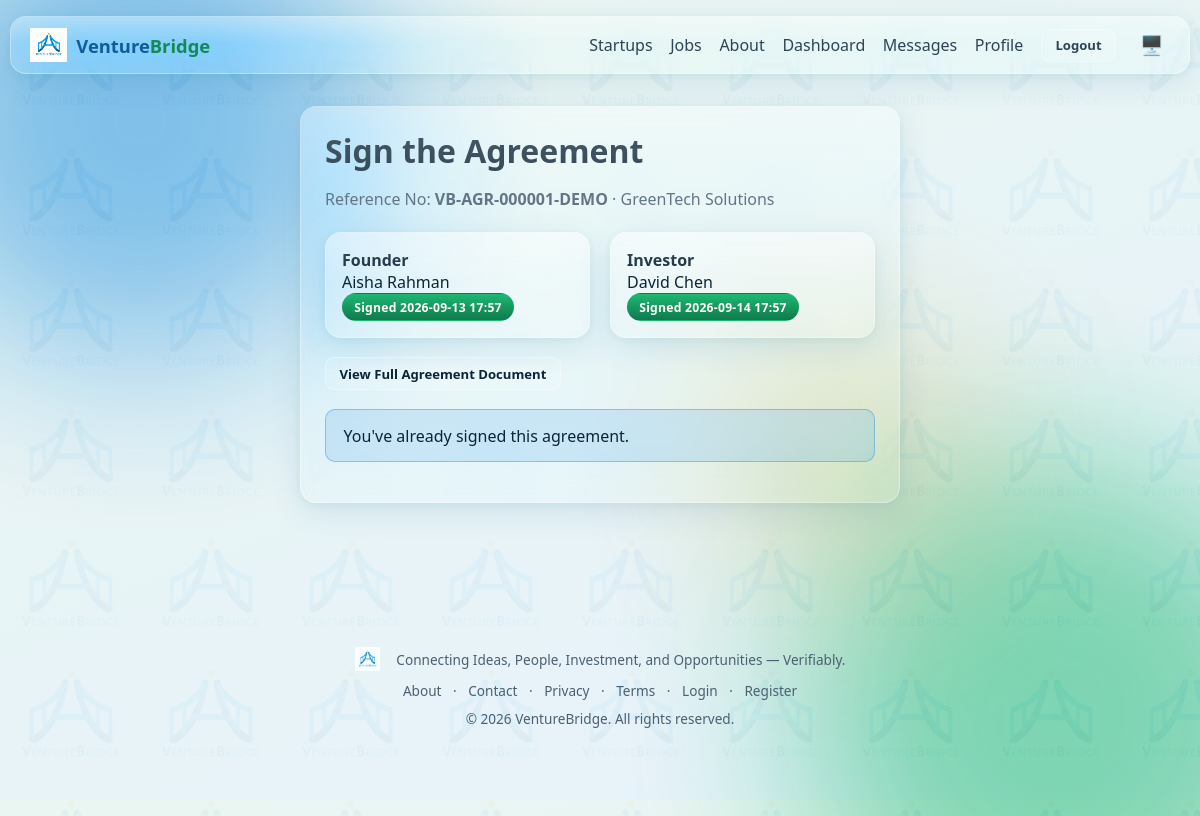
The app's page /investment/1/sign (signed in), older data.
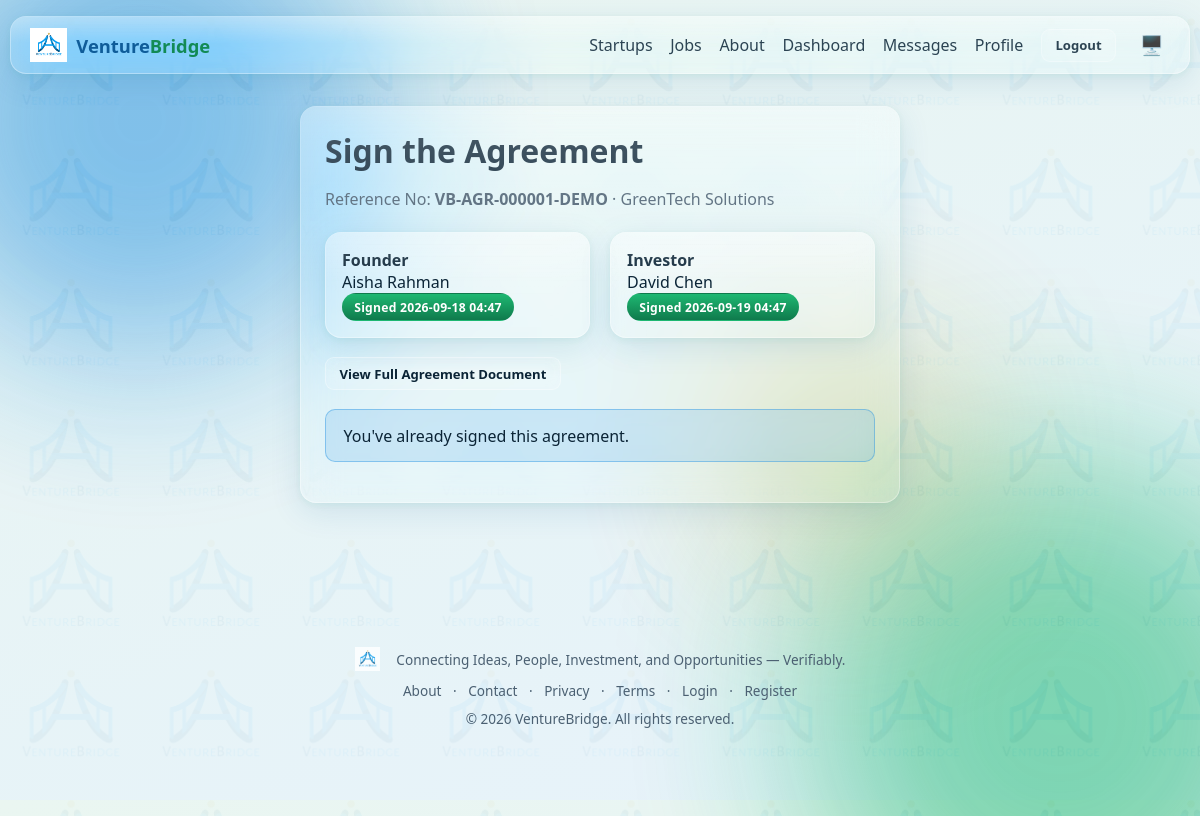
The same page, newer data.
### models.py (models this page shows, shortened)
class Agreement(db.Model):
    id = db.Column(db.Integer, primary_key=True)
    request_id = db.Column(db.Integer, db.ForeignKey("investment_request.id"), unique=True, nullable=False)
    reference_no = db.Column(db.String(50), unique=True, nullable=False)
    funding_amount = db.Column(db.Numeric(14, 2), nullable=False)
    platform_fee_percent = db.Column(db.Float, default=2.5)
    benefit_terms = db.Column(db.Text)  # equity %, revenue share, etc., free text
    status = db.Column(db.String(20), default="awaiting_signatures")  # awaiting_signatures -> active
    created_at = db.Column(db.DateTime, default=datetime.utcnow)
    founder_signed_name = db.Column(db.String(150))
    founder_signed_at = db.Column(db.DateTime)
    investor_signed_name = db.Column(db.String(150))
    investor_signed_at = db.Column(db.DateTime)
    milestones = db.relationship("FundingMilestone", backref="agreement", cascade="all,delete", lazy="dynamic")
    def is_fully_signed(self):
        return bool(self.founder_signed_at and self.investor_signed_at)

### blueprints/investment.py (the view, shortened to what this page needs)
@bp.route("/<int:req_id>/sign", methods=["GET", "POST"])
@login_required
def sign_agreement(req_id):
    req = InvestmentRequest.query.get_or_404(req_id)
    _guard_party(req)
    agreement = req.agreement
    if not agreement:
        abort(404)
    is_founder = current_user.id == req.startup.founder_id
    is_investor = current_user.id == req.investor_id
    already_signed = (is_founder and agreement.founder_signed_at) or (is_investor and agreement.investor_signed_at)
    form = SignatureForm()
    return render_template("investment/sign.html", req=req, agreement=agreement, form=form,
                            is_founder=is_founder, is_investor=is_investor, already_signed=already_signed)

### blueprints/investment.py (called while the page is built)
def _guard_party(req):
    allowed = current_user.role == "admin" or current_user.id in (req.investor_id, req.startup.founder_id)
    if not allowed:
        abort(404)  # don't reveal the request exists to unrelated users

### models.py (called while the page is built)
    @property
    def is_active(self):
        return self.is_active_account

### templates/investment/sign.html (shortened to what this page needs)
{% extends "base.html" %}
{% block content %}
<div class="glass card-pad animate-in" style="max-width:600px;margin:0 auto;">
  <h1>Sign the Agreement</h1>
  <p class="text-muted">Reference No: <strong>{{ agreement.reference_no }}</strong> · {{ req.startup.name }}</p>
  <div class="grid grid-2" style="margin:1.2rem 0;">
    <div class="glass card-pad" style="padding:1rem;">
      <strong>Founder</strong><br>{{ req.startup.founder.full_name }}<br>
      {% if agreement.founder_signed_at %}
        <span class="badge badge-verified">Signed {{ agreement.founder_signed_at.strftime("%Y-%m-%d %H:%M") }}</span>
      {% else %}<span class="badge badge-pending">Awaiting Signature</span>{% endif %}
    </div>
    <div class="glass card-pad" style="padding:1rem;">
      <strong>Investor</strong><br>{{ req.investor.full_name }}<br>
      {% if agreement.investor_signed_at %}
        <span class="badge badge-verified">Signed {{ agreement.investor_signed_at.strftime("%Y-%m-%d %H:%M") }}</span>
      {% else %}<span class="badge badge-pending">Awaiting Signature</span>{% endif %}
    </div>
  </div>
  <a href="{{ url_for('investment.agreement', req_id=req.id) }}" class="btn btn-outline btn-sm">View Full Agreement Document</a>
  {% if already_signed %}
    <div class="alert alert-info" style="margin-top:1.2rem;">You've already signed this agreement.
      {% if not agreement.is_fully_signed() %}Waiting for the other party.{% endif %}</div>
  {% elif not is_founder and not is_investor %}
    <div class="alert alert-info" style="margin-top:1.2rem;">Only the investor and founder on this request can sign it.</div>
  {% endif %}
</div>
{% endblock %}

Row changes from the older to the newer data that the page shows:
changed Agreement "VB-AGR-000001-DEMO": founder_signed_at "2026-09-13 17:57" → "2026-09-18 04:47"; investor_signed_at "2026-09-14 17:57" → "2026-09-19 04:47"
